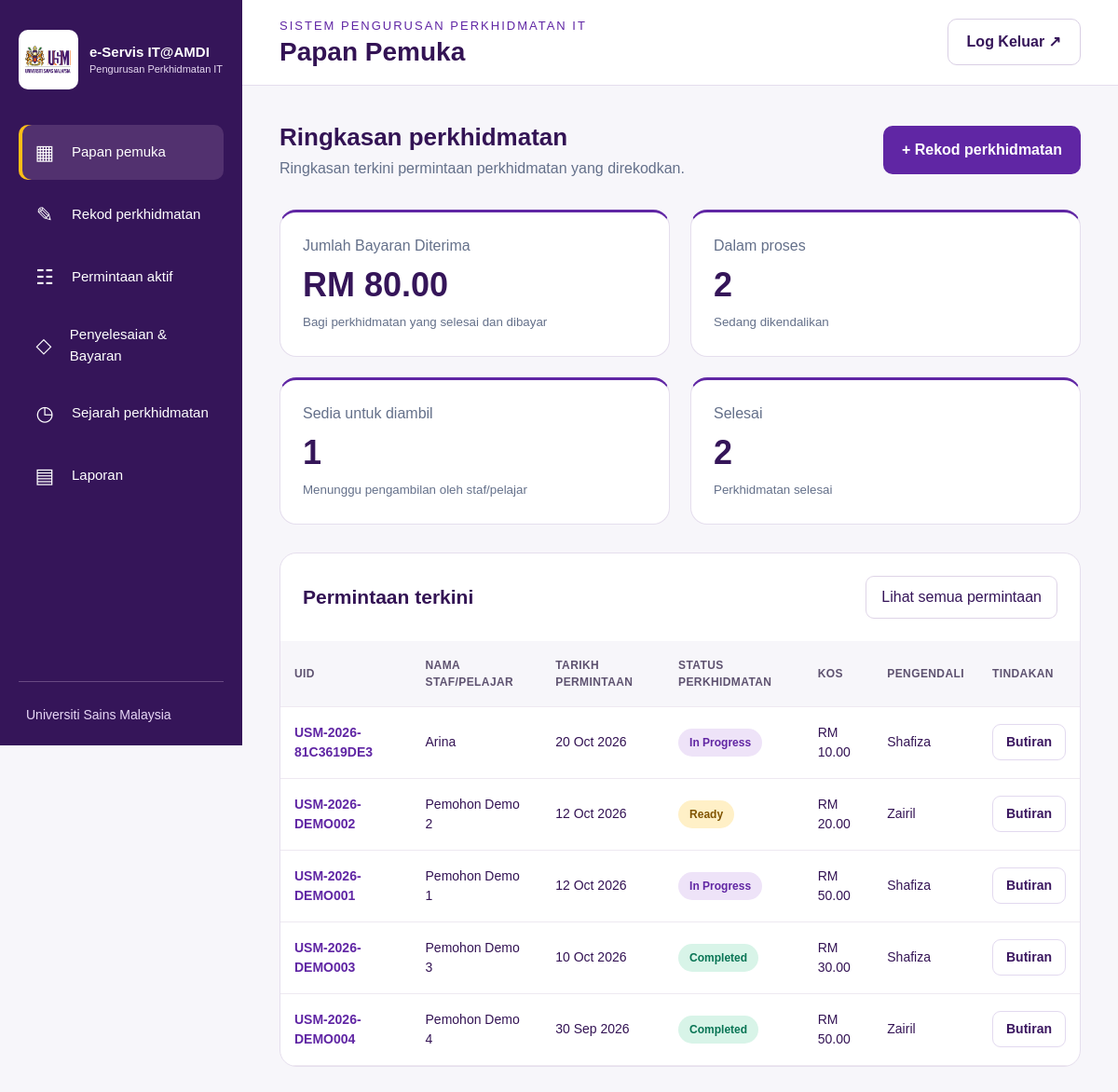
The page /home.php (signed in) on the database as committed earlier.
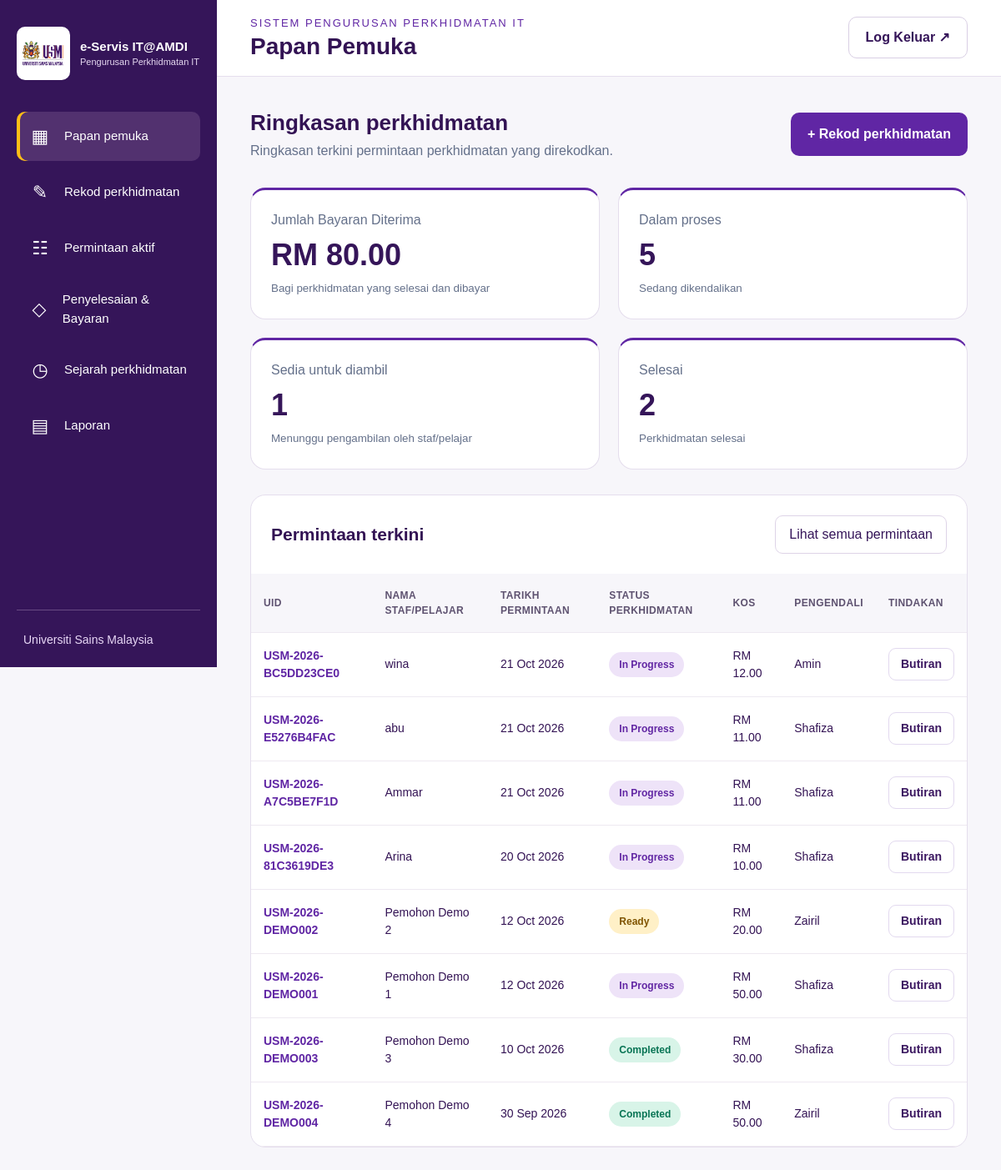
The same page on the database as committed later.
### tables this page shows
CREATE TABLE `service_requests` (
  `id` int(10) UNSIGNED NOT NULL,
  `uid` varchar(40) NOT NULL,
  `requester_name` varchar(150) NOT NULL,
  `department_id` int(10) UNSIGNED NOT NULL,
  `service_type_id` int(10) UNSIGNED NOT NULL,
  `service_details` text NOT NULL,
  `estimated_cost` decimal(10,2) NOT NULL,
  `requested_at` datetime NOT NULL,
  `handler_id` int(10) UNSIGNED NOT NULL,
  `status` enum('in_progress','ready','completed') NOT NULL DEFAULT 'in_progress',
  `ready_at` datetime DEFAULT NULL,
  `picked_up_at` datetime DEFAULT NULL,
  `payment_date` date DEFAULT NULL,
  `reference_no` varchar(100) DEFAULT NULL,
  `completed_at` datetime DEFAULT NULL,
  `created_by` int(10) UNSIGNED NOT NULL,
  `completed_by` int(10) UNSIGNED DEFAULT NULL,
  `created_at` datetime NOT NULL DEFAULT current_timestamp(),
  `updated_at` datetime NOT NULL DEFAULT current_timestamp() ON UPDATE current_timestamp(),
  `requester_phone` varchar(30) DEFAULT NULL,
  `requester_email` varchar(190) DEFAULT NULL,
  `device_ownership` enum('usm','personal') DEFAULT NULL,
  `device_type` varchar(30) DEFAULT NULL,
  `device_type_other` varchar(100) DEFAULT NULL,
  `device_brand` varchar(120) DEFAULT NULL,
  `device_model` varchar(150) DEFAULT NULL,
  `device_serial` varchar(150) DEFAULT NULL,
  `asset_number` varchar(150) DEFAULT NULL,
  `device_condition` enum('unchecked','good','damaged','off') DEFAULT NULL,
  `condition_notes` varchar(1000) DEFAULT NULL
);

CREATE TABLE `handlers` (
  `id` int(10) UNSIGNED NOT NULL,
  `name` varchar(150) NOT NULL,
  `is_active` tinyint(1) NOT NULL DEFAULT 1
);

### includes/auth.php (called while the page is built, shortened)
<?php
function e(string $value): string {
    return htmlspecialchars($value, ENT_QUOTES, 'UTF-8');
}

### home.php (the view, shortened to what the changed rows need)
<?php
require __DIR__ . '/includes/auth.php';
require __DIR__ . '/config/database.php';
$summary = $pdo->query("SELECT COALESCE(
    SUM(CASE WHEN status = 'completed' THEN estimated_cost ELSE 0 END),
    0
) AS total_cost, SUM(status='in_progress') AS in_progress, SUM(status='ready') AS ready, SUM(status='completed') AS completed FROM service_requests")->fetch();
$recent = $pdo->query("SELECT r.uid,r.requester_name,r.requested_at,r.status,r.estimated_cost,r.service_details,h.name AS handler_name,d.name AS department_name,t.name AS service_type_name FROM service_requests r JOIN handlers h ON h.id=r.handler_id JOIN departments d ON d.id=r.department_id JOIN service_types t ON t.id=r.service_type_id ORDER BY r.requested_at DESC,r.id DESC LIMIT 8")->fetchAll();
$labels = ['in_progress' => 'In Progress', 'ready' => 'Ready', 'completed' => 'Completed'];
?>
<!DOCTYPE html>
<html lang="ms">
<head>
    <link rel="stylesheet" href="<?= APP_BASE ?>/assets/css/style.css">
    <link rel="stylesheet" href="<?= APP_BASE ?>/assets/css/sidebar.css">
    <link rel="stylesheet" href="<?= APP_BASE ?>/assets/css/dashboard.css">
</head>
<body class="workspace"><?php $activePage = 'home';
                        require __DIR__ . '/includes/sidebar.php'; ?>
    <div class="dashboard-area">
        <header class="dashboard-header">
            <div>
                <h1>Papan Pemuka</h1>
            </div>
        </header>
        <main class="dashboard-main" id="main-content" tabindex="-1">
            <div class="dashboard-intro">
                <div>
                    <h2>Ringkasan perkhidmatan</h2>
                </div><a class="dashboard-primary" href="<?= APP_BASE ?>/services/create.php">+ Rekod perkhidmatan</a>
            </div>
            <section class="stats-grid" aria-label="Statistik perkhidmatan">
                <div class="stat-card"><span>Dalam proses</span><strong><?= (int)$summary['in_progress'] ?></strong><small>Sedang dikendalikan</small></div>
            </section>
            <section class="recent-panel">
                <div class="recent-heading">
                    <h2>Permintaan terkini</h2><a href="<?= APP_BASE ?>/services/index.php">Lihat semua permintaan</a>
                </div>
                <div class="table-scroll">
                    <table>
                        <thead>
                            <tr>
                                <th>UID</th>
                                <th>NAMA STAF/PELAJAR</th>
                                <th>TARIKH PERMINTAAN</th>
                                <th>STATUS PERKHIDMATAN</th>
                                <th>KOS</th>
                                <th>PENGENDALI</th>
                                <th>TINDAKAN</th>
                            </tr>
                        </thead>
                        <tbody><?php foreach ($recent as $r): ?><tr>
                                    <td class="uid"><?= e($r['uid']) ?></td>
                                    <td><?= e($r['requester_name']) ?></td>
                                    <td><?= e(date('d M Y', strtotime($r['requested_at']))) ?></td>
                                    <td><span class="status status-<?= e($r['status']) ?>"><?= e($labels[$r['status']] ?? $r['status']) ?></span></td>
                                    <td>RM <?= number_format((float)$r['estimated_cost'], 2) ?></td>
                                    <td><?= e($r['handler_name']) ?></td>
                                    <td>
                                        <button type="button" class="details-button" data-details
                                            aria-haspopup="dialog" aria-controls="request-details"
                                            aria-label="Lihat butiran <?= e($r['uid']) ?>"
                                            data-record="<?= e(json_encode($r, JSON_THROW_ON_ERROR)) ?>">Butiran</button>
                                    </td>
                                </tr><?php endforeach; ?><?php if (!$recent): ?><tr>
                                </tr><?php endif; ?></tbody>
                    </table>
                </div>
            </section>
        </main>
    </div>
</body>
</html>

### includes/sidebar.php (shortened to what the changed rows need)
<?php
$navigation = [
'home'=>['Papan pemuka','/home.php','▦'],
'create'=>['Rekod perkhidmatan','/services/create.php','✎'],
'active'=>['Permintaan aktif','/services/index.php','☷'],
'payment'=>['Penyelesaian & Bayaran','/payments/index.php','◇'],
'history'=>['Sejarah perkhidmatan','/history.php','◷'],
'reports'=>['Laporan','/reports.php','▤'],
];
?>
<aside class="sidebar"><div id="sidebar-menu" class="sidebar-menu"><nav class="sidebar-nav" aria-label="Menu utama"><?php foreach($navigation as $key=>[$label,$path,$icon]): ?><a href="<?= APP_BASE . $path ?>"<?= ($activePage ?? '') === $key ? ' aria-current="page"' : '' ?>><span class="nav-icon" aria-hidden="true"><?= $icon ?></span><?= e($label) ?></a><?php endforeach; ?></nav></div></aside>

Rows that differ between the two databases and show on the page:
added service_requests: uid "USM-2026-BC5DD23CE0", requester_name "wina", requested_at "21 Oct 2026", status "In Progress", estimated_cost "12.00", handler.name "Amin"
added service_requests: uid "USM-2026-E5276B4FAC", requester_name "abu", requested_at "21 Oct 2026", status "In Progress", estimated_cost "11.00", handler.name "Shafiza"
added service_requests: uid "USM-2026-A7C5BE7F1D", requester_name "Ammar", requested_at "21 Oct 2026", status "In Progress", estimated_cost "11.00", handler.name "Shafiza"
Other text that changed with them:
$summary['in_progress']: "2" → "5"
